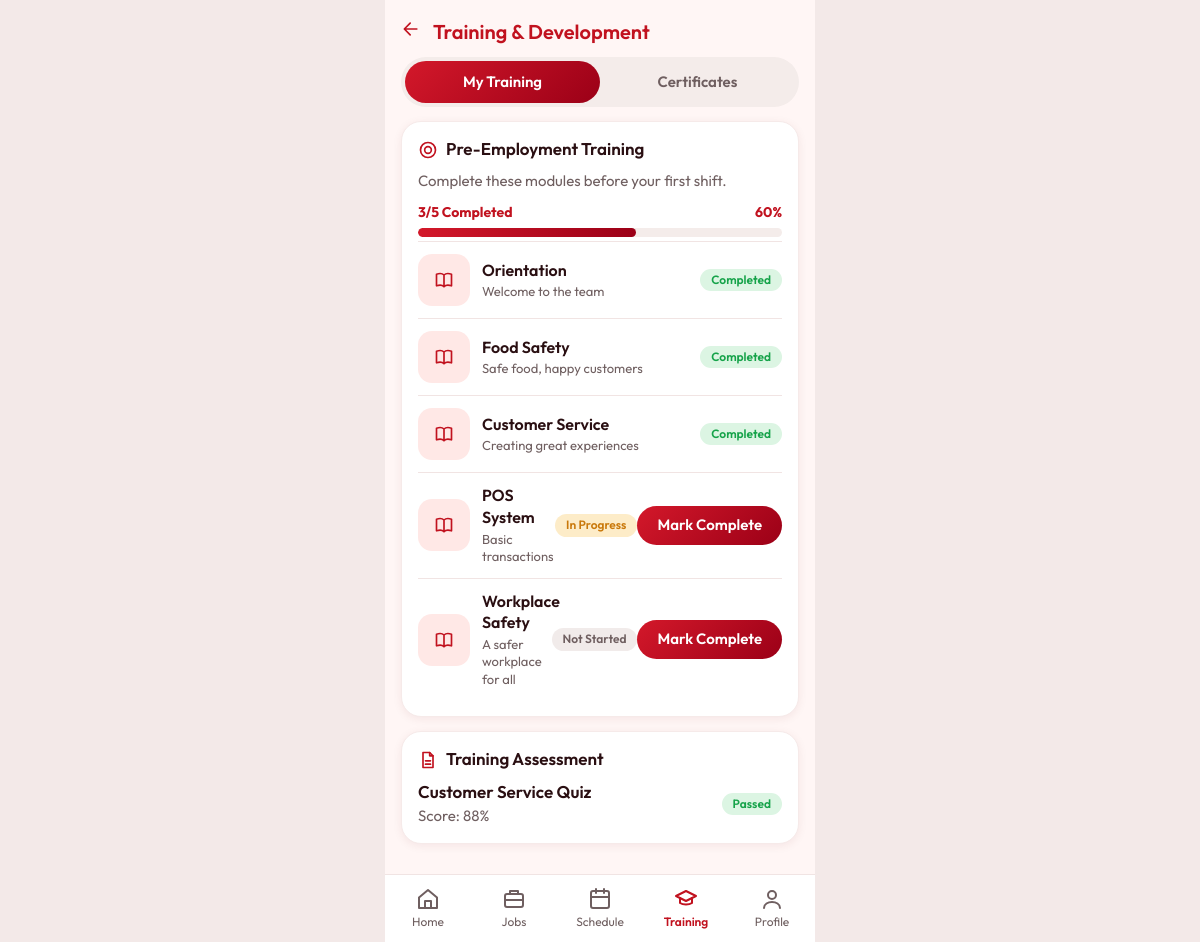
Screenshot of /training.php (signed in) with the database file from the repository.
### tables this page shows
CREATE TABLE IF NOT EXISTS user_training (
  id           INT UNSIGNED NOT NULL AUTO_INCREMENT,
  user_id      INT UNSIGNED NOT NULL,
  module_id    INT UNSIGNED NOT NULL,
  status       ENUM('not_started','in_progress','completed') NOT NULL DEFAULT 'not_started',
  completed_at TIMESTAMP NULL DEFAULT NULL,
  PRIMARY KEY (id),
  UNIQUE KEY uq_ut (user_id, module_id),
  CONSTRAINT fk_ut_user   FOREIGN KEY (user_id)   REFERENCES users (id)            ON DELETE CASCADE,
  CONSTRAINT fk_ut_module FOREIGN KEY (module_id) REFERENCES training_modules (id) ON DELETE CASCADE
);

CREATE TABLE IF NOT EXISTS training_modules (
  id            INT UNSIGNED     NOT NULL AUTO_INCREMENT,
  name          VARCHAR(100)     NOT NULL,
  description   VARCHAR(255)     NOT NULL DEFAULT '',
  display_order TINYINT UNSIGNED NOT NULL DEFAULT 0,
  PRIMARY KEY (id)
);

### includes/db.php (called while the page is built, shortened)
<?php
function db_options()
{
  return [
    PDO::ATTR_ERRMODE => PDO::ERRMODE_EXCEPTION,
    PDO::ATTR_DEFAULT_FETCH_MODE => PDO::FETCH_ASSOC,
  ];
}
function db()
{
  static $pdo = null;
  if (!$pdo) {
    $dsn = 'mysql:host=' . DB_HOST . ';dbname=' . DB_NAME . ';charset=utf8mb4';
    try {
      $pdo = new PDO($dsn, DB_USER, DB_PASS, db_options());
      $pdo->query('SELECT 1 FROM users, jobs, applications LIMIT 1');
    } catch (PDOException $e) {
      $missingDb = ($e->errorInfo[1] ?? 0) == 1049;
      $missingTable = ($e->getCode() === '42S02');
      if (!$missingDb && !$missingTable) throw $e;
      $pdo = db_bootstrap();
    }
  }
  return $pdo;
}

### training.php (the view, shortened to what this page needs)
<?php
require_once 'includes/db.php';
$uid = (int)$_SESSION['user']['id'];
$st = db()->prepare('
    SELECT m.id, m.name, m.description, m.display_order,
           COALESCE(ut.status, "not_started") AS status,
           ut.completed_at
    FROM training_modules m
    LEFT JOIN user_training ut ON ut.module_id = m.id AND ut.user_id = ?
    ORDER BY m.display_order
');
$st->execute([$uid]);
$modules = $st->fetchAll();
$total     = count($modules);
$completed = count(array_filter($modules, fn($m) => $m['status'] === 'completed'));
$pct       = $total ? round($completed / $total * 100) : 0;
function statusPill(string $s): array {
    return match($s) {
        'completed'   => ['ok',   'Completed'],
        'in_progress' => ['warn', 'In Progress'],
        default       => ['gray', 'Not Started'],
    };
}
$title  = 'Training & Development';
$active = 'training';
require 'includes/header.php';
?>
<div class="seg" data-tabs>
  <button class="on" data-tab="mine">My Training</button>
  <button data-tab="certs">Certificates</button>
</div>
<div data-panel="mine">
  <section class="card">
    <h3><?= ic('target', 'red') ?> Pre-Employment Training</h3>
    <p class="muted">Complete these modules before your first shift.</p>
    <div class="row between prog">
      <b><?= $completed ?>/<?= $total ?> Completed</b>
      <b><?= $pct ?>%</b>
    </div>
    <div class="bar"><i style="width:<?= $pct ?>%"></i></div>
    <?php foreach ($modules as $m):
      [$pillCls, $pillLabel] = statusPill($m['status']);
    ?>
      <div class="module">
        <span class="mod-ic"><?= ic('book') ?></span>
        <div class="grow">
          <b><?= htmlspecialchars($m['name']) ?></b>
          <p class="muted"><?= htmlspecialchars($m['description']) ?></p>
        </div>
        <span class="pill <?= $pillCls ?>"><?= $pillLabel ?></span>
        <?php if ($m['status'] !== 'completed'): ?>
          <form method="post" action="training.php" style="display:inline">
            <button class="btn sm" type="submit">Mark Complete</button>
          </form>
        <?php endif; ?>
      </div>
    <?php endforeach; ?>
  </section>
  <section class="card">
    <h3><?= ic('doc', 'red') ?> Training Assessment</h3>
    <div class="row between">
      <div>
        <b class="big-t">Customer Service Quiz</b>
        <p class="muted">Score: 88%</p>
      </div>
      <span class="pill ok">Passed</span>
    </div>
  </section>
</div>
<?php require 'includes/footer.php'; ?>

### includes/header.php (shortened to what this page needs)
<?php
require_once __DIR__ . '/icons.php';
?>
<!DOCTYPE html>
<html lang="en">
<head>
  <link rel="stylesheet" href="assets/css/style.css">
</head>
<body>
  <div class="app">
    <?php if (!empty($home)): ?>
      <header class="topbar">
        <div class="brand"><span class="logo"><?= ic('trend') ?></span>
          <div><b>JolliHR</b><small>Your Happy HR Partner</small></div>
        </div>
        <div class="top-actions"><a class="bell" href="#" aria-label="Notifications"><?= ic('bell') ?><i></i></a><a class="avatar sm" href="profile.php" aria-label="Profile">A</a></div>
      </header>
    <?php else: ?>
      <header class="pagebar"><a href="home.php" aria-label="Back"><?= ic('back') ?></a>
        <h1><?= htmlspecialchars($title) ?></h1>
      </header>
    <?php endif; ?>
    <main>

### includes/icons.php (shortened to what this page needs)
<?php
function ic($n, $c = '')
{
  return '<svg class="ic ' . $c . '" viewBox="0 0 24 24" fill="none" stroke="currentColor" stroke-width="2" stroke-linecap="round" stroke-linejoin="round" aria-hidden="true">' . $p[$n] . '</svg>';
}

### includes/footer.php (shortened to what this page needs)
</main>
<nav class="bottom-nav">
  <?php foreach ([['home', 'Home', 'home'], ['jobs', 'Jobs', 'jobs'], ['schedule', 'Schedule', 'cal'], ['training', 'Training', 'cap'], ['profile', 'Profile', 'user']] as [$f, $l, $i]): ?>
    <a href="<?= $f ?>.php" class="<?= $active === $f ? 'on' : '' ?>"><?= ic($i) ?><span><?= $l ?></span></a>
  <?php endforeach; ?>
</nav>
</div>
</body>
</html>

### assets/css/style.css (style rules this page uses)
:root { --red: #c1121f; --red-d: #9b0017; --bg: #fff6f5; --pink: #ffe8e6; --ink: #2a0f12; --muted: #6f5f60; --line: #f1e4e3; --green: #16a34a; --amber: #e8890c; --nav: 68px }
* { box-sizing: border-box; margin: 0; padding: 0 }
body { font-family: 'Outfit', system-ui, sans-serif; background: #f3e9e8; color: var(--ink); font-size: 15px; line-height: 1.35 }
a { color: inherit; text-decoration: none }
button { font: inherit; color: inherit; cursor: pointer; border: 0; background: none }
.app { max-width: 430px; min-height: 100vh; margin: 0 auto; background: var(--bg); position: relative; padding-bottom: calc(var(--nav) + 16px) }
main { padding: 0 16px }
.ic { width: 20px; height: 20px; flex: none }
.red { color: var(--red) }
.muted { color: var(--muted) }
.big-t { font-size: 17px; font-weight: 600; display: block }
.row { display: flex; align-items: center }
.between { justify-content: space-between }
.grow { flex: 1; min-width: 0 }
.pagebar { display: flex; align-items: center; gap: 12px; padding: 18px 16px 12px; color: var(--red) }
.pagebar h1 { font-size: 20px; font-weight: 600 }
.card { background: #fff; border-radius: 20px; padding: 16px; margin-bottom: 14px; box-shadow: 0 2px 10px rgba(120, 20, 30, .07); border: 1px solid #f6eae9 }
.card h3 { font-size: 17px; font-weight: 600; display: flex; align-items: center; gap: 8px; margin-bottom: 10px }
.card p { margin-top: 2px }
.btn { display: inline-flex; justify-content: center; align-items: center; padding: 10px 18px; border-radius: 999px; color: #fff; font-weight: 600; background: linear-gradient(135deg, #d3182a, var(--red-d)); transition: transform .1s }
.btn.sm { padding: 9px 20px }
.pill { font-size: 12px; font-weight: 600; padding: 3px 11px; border-radius: 999px; white-space: nowrap }
.pill.ok { background: #dcf5e3; color: var(--green) }
.pill.warn { background: #fdecc8; color: #c9780a }
.pill.gray { background: #f1ebea; color: var(--muted) }
.ok { color: var(--green) }
.seg { display: flex; background: #f4ecea; border-radius: 999px; padding: 4px; margin: 0 0 14px }
.seg button { flex: 1; padding: 11px; border-radius: 999px; font-weight: 600; color: var(--muted) }
.seg button.on { background: linear-gradient(135deg, #d3182a, var(--red-d)); color: #fff }
.job-ic, .mod-ic, .cert-ic { width: 52px; height: 52px; border-radius: 14px; background: var(--pink); color: var(--red); display: grid; place-items: center; flex: none; margin-right: 12px }
.prog { margin-top: 12px; color: var(--red); font-size: 14px }
.bar { height: 9px; background: #f4ecea; border-radius: 9px; overflow: hidden; margin: 6px 0 4px }
.bar i { display: block; height: 100%; background: linear-gradient(90deg, #d3182a, var(--red-d)); border-radius: 9px }
.module { display: flex; align-items: center; gap: 0; padding: 12px 0; border-top: 1px solid var(--line) }
.module b { font-weight: 600; font-size: 16px }
.module p { font-size: 13px }
.bottom-nav { position: fixed; bottom: 0; left: 50%; transform: translateX(-50%); width: 100%; max-width: 430px; height: var(--nav); display: flex; background: #fff; border-top: 1px solid var(--line); padding-bottom: env(safe-area-inset-bottom); z-index: 10 }
.bottom-nav a { flex: 1; display: flex; flex-direction: column; align-items: center; justify-content: center; gap: 3px; font-size: 12px; color: var(--muted) }
.bottom-nav a.on { color: var(--red); font-weight: 600 }
.bottom-nav .ic { width: 24px; height: 24px }
:root { --gold: #ffc93c }

### rows the page displays
user_training: module.name "Orientation", module.description "Welcome to the team", pillLabel "Completed"
user_training: module.name "Food Safety", module.description "Safe food, happy customers", pillLabel "Completed"
user_training: module.name "Customer Service", module.description "Creating great experiences", pillLabel "Completed"
user_training: module.name "POS System", module.description "Basic transactions", pillLabel "In Progress"
user_training: module.name "Workplace Safety", module.description "A safer workplace for all", pillLabel "Not Started"

### other values shown
$title "Training & Development"
$completed "3"
$total "5"
$pct "60"
$l "Home"
$l "Jobs"
$l "Schedule"
$l "Training"
$l "Profile"
